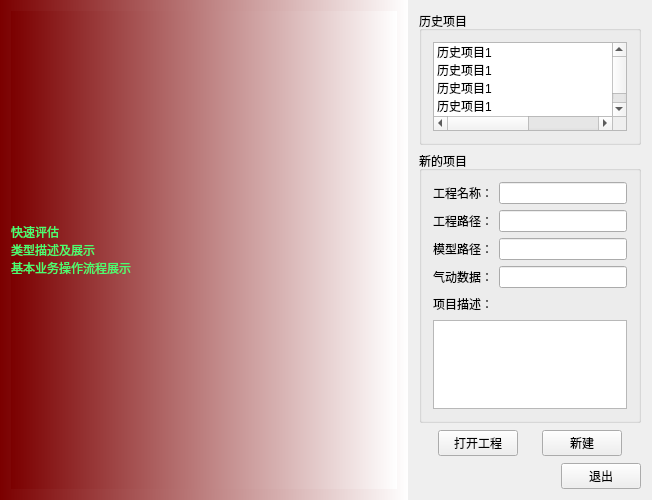
<?xml version="1.0" encoding="UTF-8"?>
<ui version="4.0">
 <class>PingguWidget</class>
 <widget class="QWidget" name="PingguWidget">
  <property name="geometry">
   <rect>
    <x>0</x>
    <y>0</y>
    <width>652</width>
    <height>500</height>
   </rect>
  </property>
  <property name="windowTitle">
   <string>PingguWidget</string>
  </property>
  <layout class="QHBoxLayout" name="horizontalLayout_9" stretch="5,3">
   <property name="spacing">
    <number>0</number>
   </property>
   <property name="leftMargin">
    <number>0</number>
   </property>
   <property name="topMargin">
    <number>0</number>
   </property>
   <property name="rightMargin">
    <number>0</number>
   </property>
   <property name="bottomMargin">
    <number>0</number>
   </property>
   <item>
    <widget class="QWidget" name="widget" native="true">
     <property name="styleSheet">
      <string notr="true">background-color:qlineargradient(spread:pad, x1:0, y1:0, x2:1, y2:0, stop:0 rgba(123, 0, 0, 255), stop:1 rgba(255, 255, 255, 255));</string>
     </property>
     <layout class="QVBoxLayout" name="verticalLayout_4">
      <item>
       <widget class="QLabel" name="label">
        <property name="styleSheet">
         <string notr="true">color: rgb(71, 255, 114);</string>
        </property>
        <property name="text">
         <string>快速评估
类型描述及展示
基本业务操作流程展示</string>
        </property>
       </widget>
      </item>
     </layout>
    </widget>
   </item>
   <item>
    <widget class="QWidget" name="widget_2" native="true">
     <layout class="QVBoxLayout" name="verticalLayout_3">
      <item>
       <widget class="QGroupBox" name="groupBox">
        <property name="title">
         <string>历史项目</string>
        </property>
        <layout class="QVBoxLayout" name="verticalLayout">
         <item>
          <widget class="QListWidget" name="listWidget">
           <item>
            <property name="text">
             <string>历史项目1                                                2021-04-01 15:23:07</string>
            </property>
           </item>
           <item>
            <property name="text">
             <string>历史项目1                                                2021-04-01 15:23:07</string>
            </property>
           </item>
           <item>
            <property name="text">
             <string>历史项目1                                                2021-04-01 15:23:07</string>
            </property>
           </item>
           <item>
            <property name="text">
             <string>历史项目1                                                2021-04-01 15:23:07</string>
            </property>
           </item>
           <item>
            <property name="text">
             <string>历史项目1                                                2021-04-01 15:23:07</string>
            </property>
           </item>
          </widget>
         </item>
        </layout>
       </widget>
      </item>
      <item>
       <widget class="QGroupBox" name="groupBox_2">
        <property name="title">
         <string>新的项目</string>
        </property>
        <layout class="QVBoxLayout" name="verticalLayout_2">
         <item>
          <layout class="QHBoxLayout" name="horizontalLayout">
           <item>
            <widget class="QLabel" name="label_2">
             <property name="text">
              <string>工程名称：</string>
             </property>
            </widget>
           </item>
           <item>
            <widget class="QLineEdit" name="lineEdit"/>
           </item>
          </layout>
         </item>
         <item>
          <layout class="QHBoxLayout" name="horizontalLayout_2">
           <item>
            <widget class="QLabel" name="label_3">
             <property name="text">
              <string>工程路径：</string>
             </property>
            </widget>
           </item>
           <item>
            <widget class="QLineEdit" name="lineEdit_2"/>
           </item>
          </layout>
         </item>
         <item>
          <layout class="QHBoxLayout" name="horizontalLayout_3">
           <item>
            <widget class="QLabel" name="label_4">
             <property name="text">
              <string>模型路径：</string>
             </property>
            </widget>
           </item>
           <item>
            <widget class="QLineEdit" name="lineEdit_3"/>
           </item>
          </layout>
         </item>
         <item>
          <layout class="QHBoxLayout" name="horizontalLayout_4">
           <item>
            <widget class="QLabel" name="label_5">
             <property name="text">
              <string>气动数据：</string>
             </property>
            </widget>
           </item>
           <item>
            <widget class="QLineEdit" name="lineEdit_4"/>
           </item>
          </layout>
         </item>
         <item>
          <layout class="QHBoxLayout" name="horizontalLayout_5">
           <item>
            <widget class="QLabel" name="label_6">
             <property name="text">
              <string>项目描述：</string>
             </property>
            </widget>
           </item>
           <item>
            <spacer name="horizontalSpacer">
             <property name="orientation">
              <enum>Qt::Horizontal</enum>
             </property>
             <property name="sizeHint" stdset="0">
              <size>
               <width>40</width>
               <height>20</height>
              </size>
             </property>
            </spacer>
           </item>
          </layout>
         </item>
         <item>
          <widget class="QTextEdit" name="textEdit"/>
         </item>
        </layout>
       </widget>
      </item>
      <item>
       <spacer name="verticalSpacer">
        <property name="orientation">
         <enum>Qt::Vertical</enum>
        </property>
        <property name="sizeHint" stdset="0">
         <size>
          <width>20</width>
          <height>0</height>
         </size>
        </property>
       </spacer>
      </item>
      <item>
       <layout class="QHBoxLayout" name="horizontalLayout_8">
        <item>
         <spacer name="horizontalSpacer_5">
          <property name="orientation">
           <enum>Qt::Horizontal</enum>
          </property>
          <property name="sizeHint" stdset="0">
           <size>
            <width>40</width>
            <height>20</height>
           </size>
          </property>
         </spacer>
        </item>
        <item>
         <layout class="QHBoxLayout" name="horizontalLayout_6">
          <item>
           <widget class="QPushButton" name="pushButton_2">
            <property name="text">
             <string>打开工程</string>
            </property>
           </widget>
          </item>
          <item>
           <spacer name="horizontalSpacer_2">
            <property name="orientation">
             <enum>Qt::Horizontal</enum>
            </property>
            <property name="sizeHint" stdset="0">
             <size>
              <width>40</width>
              <height>20</height>
             </size>
            </property>
           </spacer>
          </item>
          <item>
           <widget class="QPushButton" name="pushButton">
            <property name="text">
             <string>新建</string>
            </property>
           </widget>
          </item>
         </layout>
        </item>
        <item>
         <spacer name="horizontalSpacer_4">
          <property name="orientation">
           <enum>Qt::Horizontal</enum>
          </property>
          <property name="sizeHint" stdset="0">
           <size>
            <width>40</width>
            <height>28</height>
           </size>
          </property>
         </spacer>
        </item>
       </layout>
      </item>
      <item>
       <spacer name="verticalSpacer_2">
        <property name="orientation">
         <enum>Qt::Vertical</enum>
        </property>
        <property name="sizeHint" stdset="0">
         <size>
          <width>20</width>
          <height>0</height>
         </size>
        </property>
       </spacer>
      </item>
      <item>
       <layout class="QHBoxLayout" name="horizontalLayout_7">
        <item>
         <spacer name="horizontalSpacer_3">
          <property name="orientation">
           <enum>Qt::Horizontal</enum>
          </property>
          <property name="sizeHint" stdset="0">
           <size>
            <width>40</width>
            <height>20</height>
           </size>
          </property>
         </spacer>
        </item>
        <item>
         <widget class="QPushButton" name="pushButton_3">
          <property name="text">
           <string>退出</string>
          </property>
         </widget>
        </item>
       </layout>
      </item>
     </layout>
    </widget>
   </item>
  </layout>
 </widget>
 <layoutdefault spacing="6" margin="11"/>
 <resources/>
 <connections/>
</ui>
